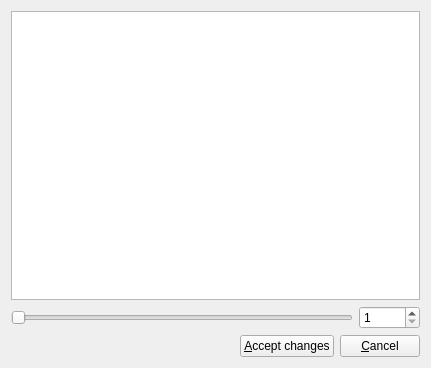
<?xml version="1.0" encoding="UTF-8"?>
<ui version="4.0">
 <class>editformFilters</class>
 <widget class="QWidget" name="editformFilters">
  <property name="geometry">
   <rect>
    <x>0</x>
    <y>0</y>
    <width>431</width>
    <height>368</height>
   </rect>
  </property>
  <property name="windowTitle">
   <string>Dialog</string>
  </property>
  <layout class="QVBoxLayout" name="verticalLayout">
   <item>
    <widget class="QGraphicsView" name="imageView"/>
   </item>
   <item>
    <layout class="QHBoxLayout" name="horizontalLayout">
     <item>
      <widget class="QSlider" name="argumentHorizontalSlider">
       <property name="orientation">
        <enum>Qt::Horizontal</enum>
       </property>
      </widget>
     </item>
     <item>
      <widget class="QSpinBox" name="argumentSpinBox">
       <property name="minimum">
        <number>1</number>
       </property>
       <property name="maximum">
        <number>10000</number>
       </property>
      </widget>
     </item>
    </layout>
   </item>
   <item>
    <layout class="QHBoxLayout" name="horizontalLayout_2">
     <item>
      <spacer name="horizontalSpacer">
       <property name="orientation">
        <enum>Qt::Horizontal</enum>
       </property>
       <property name="sizeHint" stdset="0">
        <size>
         <width>40</width>
         <height>20</height>
        </size>
       </property>
      </spacer>
     </item>
     <item>
      <widget class="QPushButton" name="acceptButton">
       <property name="locale">
        <locale language="English" country="UnitedStates"/>
       </property>
       <property name="text">
        <string>&amp;Accept changes</string>
       </property>
      </widget>
     </item>
     <item>
      <widget class="QPushButton" name="cancelButton">
       <property name="locale">
        <locale language="English" country="UnitedStates"/>
       </property>
       <property name="text">
        <string>&amp;Cancel</string>
       </property>
      </widget>
     </item>
    </layout>
   </item>
  </layout>
 </widget>
 <resources/>
 <connections/>
</ui>
